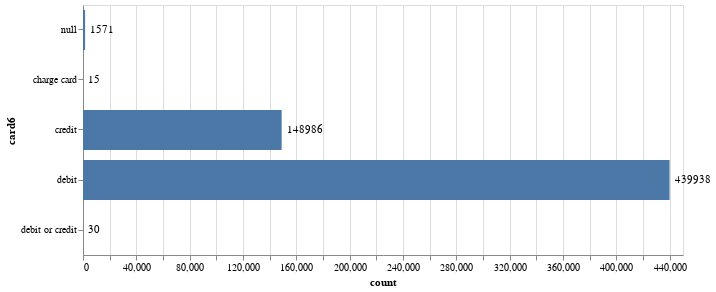

Here is the notebook cell this chart was saved with:
### Code cell
#Visually presenting the amount of transactions according to credit card type.
bar_chart=alt.Chart(card6Group).mark_bar(size=40).encode(x='count:Q',y='card6:N')
bar_text = bar_chart.mark_text(align='left', baseline='middle', dx=5).encode(text='count:Q')
(bar_chart + bar_text).properties(height=alt.Step(50), width=600)

### Figure 1 — Vega-Lite specification as saved in the notebook (floating-point values rounded to 4 significant figures)
{"$schema": "https://vega.github.io/schema/vega-lite/v4.17.0.json", "config": {"view": {"continuousHeight": 300, "continuousWidth": 400}}, "data": {"name": "data-029a369ff928698b5118fd83c606fafe"}, "datasets": {"data-029a369ff928698b5118fd83c606fafe": [{"card6": "charge card", "count": 15}, {"card6": "credit", "count": 148986}, {"card6": "debit", "count": 439938}, {"card6": "debit or credit", "count": 30}, {"card6": null, "count": 1571}]}, "height": {"step": 50}, "layer": [{"encoding": {"x": {"field": "count", "type": "quantitative"}, "y": {"field": "card6", "type": "nominal"}}, "mark": {"size": 40, "type": "bar"}}, {"encoding": {"text": {"field": "count", "type": "quantitative"}, "x": {"field": "count", "type": "quantitative"}, "y": {"field": "card6", "type": "nominal"}}, "mark": {"align": "left", "baseline": "middle", "dx": 5, "type": "text"}}], "width": 600}
